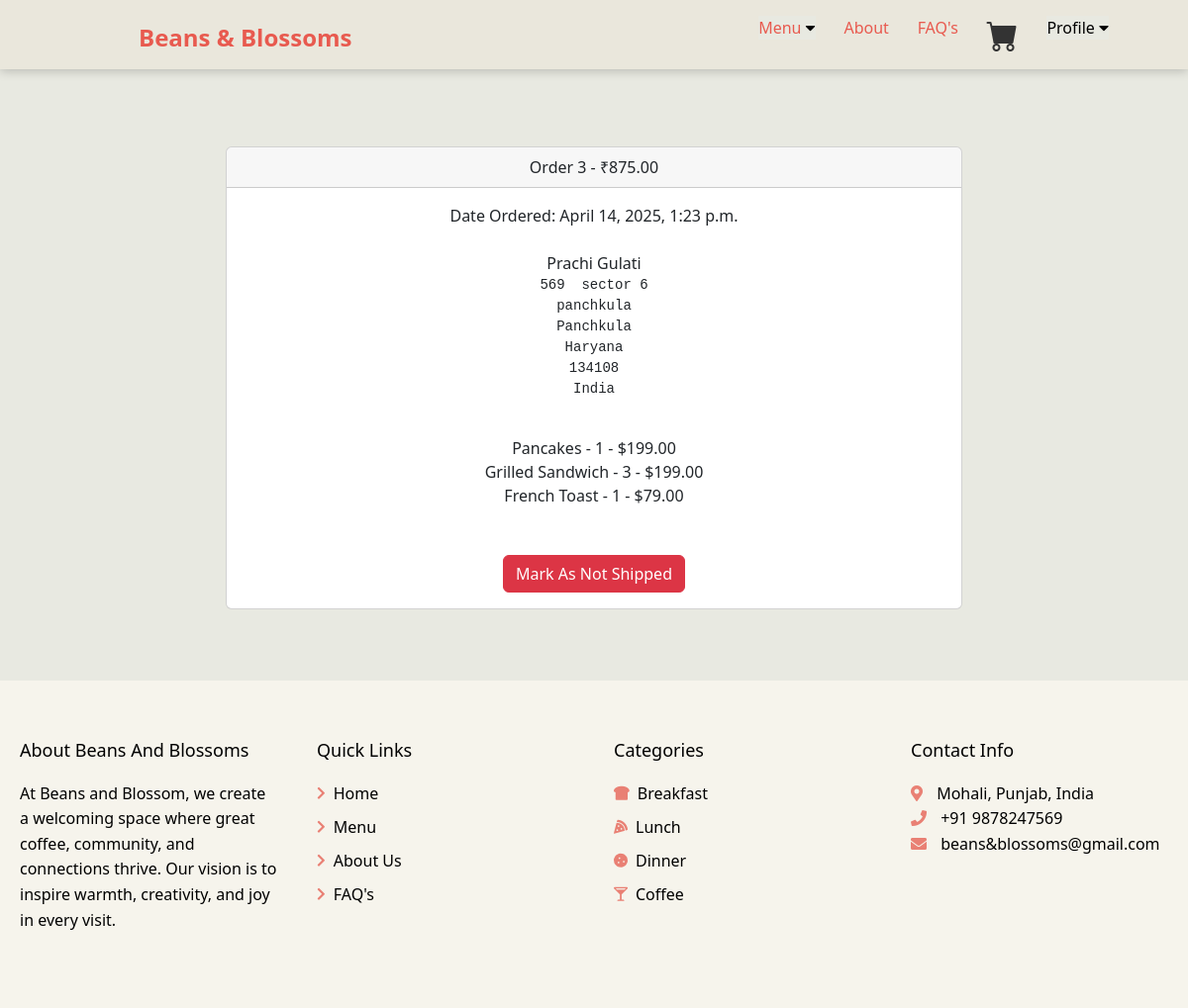
Page /cart/orders/3 (signed in) on the committed database.
### cart/models.py (models this page shows, shortened)
class Order(models.Model):
	user = models.ForeignKey(User, on_delete=models.CASCADE, null=True, blank=True)
	full_name = models.CharField(max_length=250)
	email = models.EmailField(max_length=250)
	shipping_address = models.TextField(max_length=15000)
	amount_paid = models.DecimalField(max_digits=7, decimal_places=2)
	date_ordered = models.DateTimeField(auto_now_add=True)
	shipped = models.BooleanField(default=False)
	date_shipped = models.DateTimeField(blank=True, null=True)

class OrderItem(models.Model):
	order = models.ForeignKey(Order, on_delete=models.CASCADE, null=True)
	product = models.ForeignKey(Product, on_delete=models.CASCADE, null=True)
	user = models.ForeignKey(User, on_delete=models.CASCADE, null=True, blank=True)
	quantity = models.PositiveBigIntegerField(default=1)
	price = models.DecimalField(max_digits=7, decimal_places=2)

### main/models.py (models this page shows)
class Product(models.Model):
    name =  models.CharField(max_length=100)
    price =  models.DecimalField(default=0,decimal_places=2,max_digits=6)
    category =  models.ForeignKey(Category, on_delete=models.CASCADE, default=1)
    image = models.ImageField(upload_to='uploads/product/')
    is_sale = models.BooleanField(default=False)
    sale_price = models.DecimalField(default=0, decimal_places=2, max_digits=6)
    def __str__(self):
        return self.name

### cart/views.py (the view, shortened to what this page needs)
# urls.py: path('orders/<int:pk>', views.orders, name='orders'),
def orders(request, pk):
	if request.user.is_authenticated and request.user.is_superuser:
		order = Order.objects.get(id=pk)
		items = OrderItem.objects.filter(order=pk)
		return render(request, 'orders.html', {"order":order, "items":items})
	else:
		messages.success(request, "Access Denied")
		return redirect('home')

### cart/context_processors.py (called while the page is built)
def cart(request):
    return {'cart': Cart(request)}

### cart/templates/orders.html (shortened to what this page needs)
{% extends 'base.html' %}
{% block content %}
<section style="margin-top: 100px;">
        <div class="container">
        	<div class="row">
        		<center>
        			<div class="col-8">
        				<br/><br/>
<div class="card">
  <div class="card-header">
    Order {{ order.id}} - ₹{{order.amount_paid}}
  </div>
  <div class="card-body">
    {% if order.date_shipped %}
      Date Shipped: {{ order.date_shipped}}
    {% else %}
     Date Ordered: {{ order.date_ordered}}
    {% endif %}
    <br/><br/>
    {{ order.full_name }}<br/>
    <pre>{{ order.shipping_address }}
    </pre>
    {% for item in items %}
      {{ item.product }} - {{ item.quantity }} - ${{ item.price }}<br/>
    {% endfor %}
    <br/><br/>
    {% if not order.shipped %}
    <form method="POST">
      {% csrf_token %}
      <input type="hidden" name="shipping_status" value="true">
      <button type="Submit" class="btn btn-success">Mark As Shipped</button>
    </from>
    {% else %}
    <form method="POST">
      <button type="Submit" class="btn btn-danger">Mark As Not Shipped</button>
    {% endif %}
  </div>
</div>
<br/>
<br/><br/>
        			</div>
        		</center>
        	</div>
        </div>
</section>
{% endblock %}

### main/templates/base.html (style rules this page uses)
* { margin: 0; padding: 0; box-sizing: border-box; }
body { background-color: #E8E9E1; }

### rows in the picture
Order: id "3", amount_paid "875.00", date_ordered "April 14, 2025, 1:23 p.m.", full_name "Prachi Gulati", shipping_address "569 sector 6 panchkula Panchkula Haryana 134108 India"
OrderItem: product "Pancakes", quantity "1", price "199.00"
OrderItem: product "Grilled Sandwich", quantity "3", price "199.00"
OrderItem: product "French Toast", quantity "1", price "79.00"
